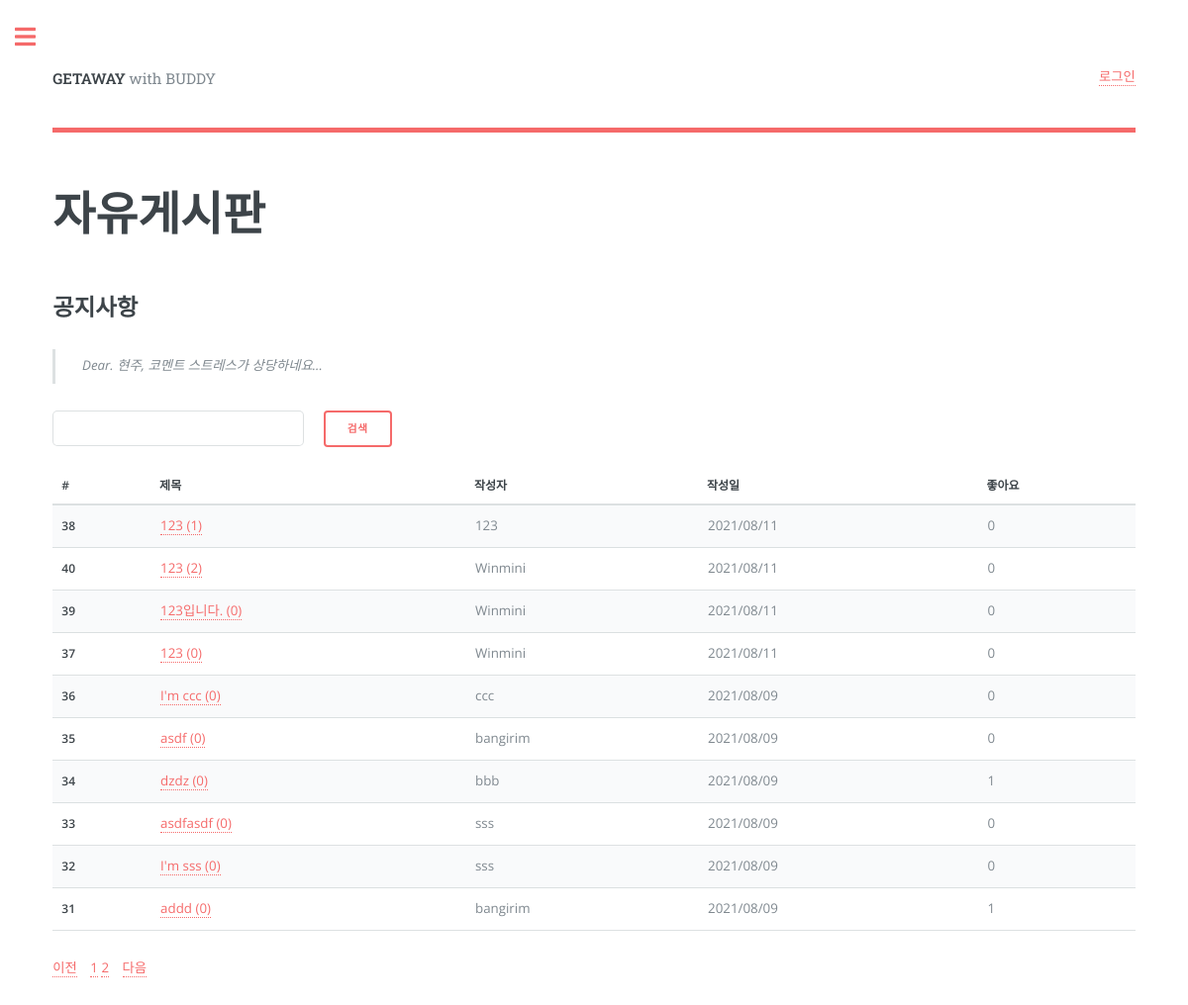
/list/, run on an earlier commit of the app's database.
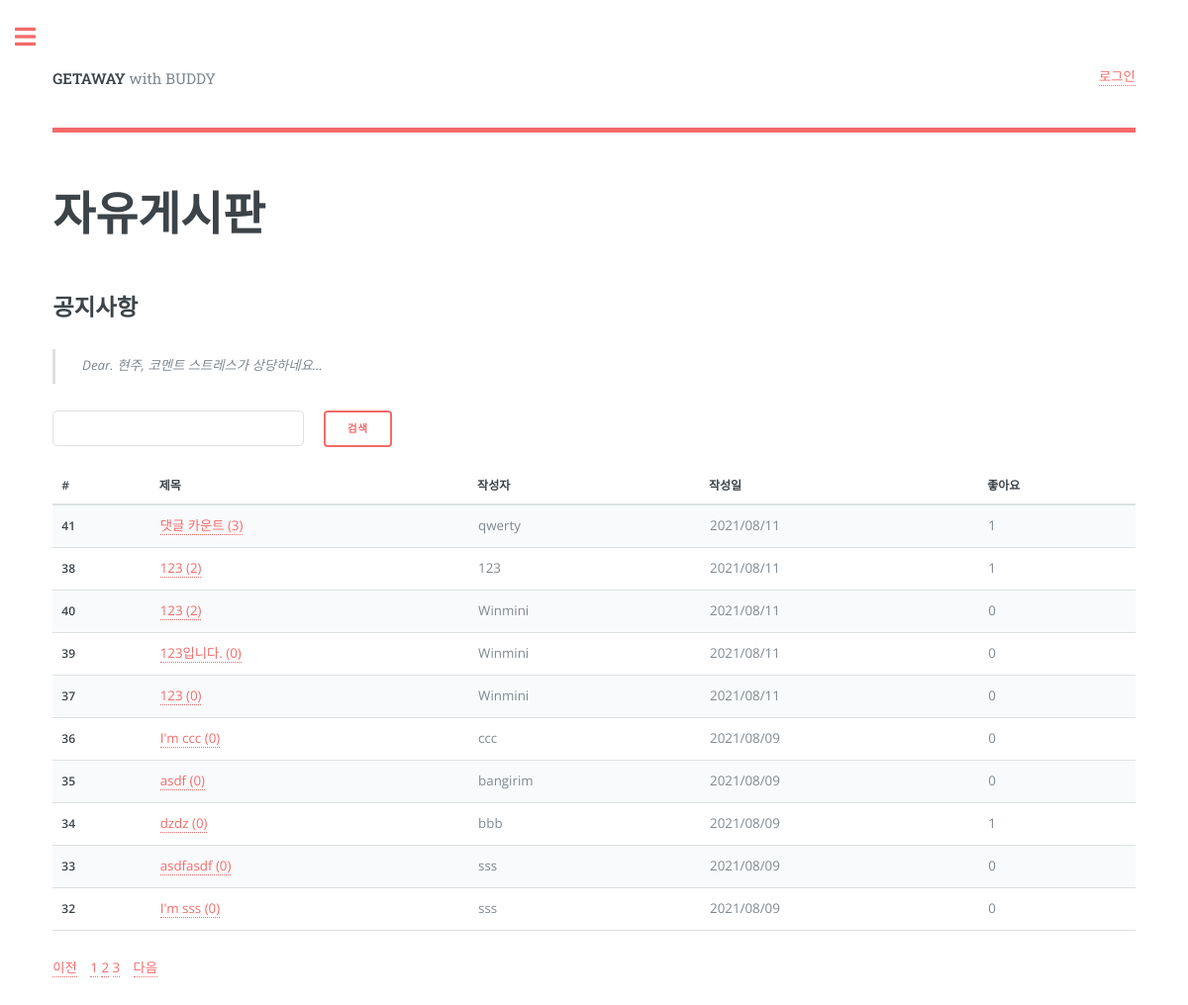
And on a later commit of the database.
### getaway/models.py (models this page shows, shortened)
class Board(models.Model):
    b_title = models.CharField(max_length=100)
    b_content = models.TextField(max_length=3000)
    b_like = models.IntegerField(default=0)
    b_comment = models.IntegerField(default=0)
    b_pubdate = models.DateTimeField(auto_now=True)
    b_user = models.ForeignKey(User, on_delete=models.DO_NOTHING, null=True, related_name='user_board')
    b_voter = models.ManyToManyField(User, related_name='voter_board')

### getaway/views.py (the view)
# urls.py: path('list/', views.b_list, name='b_list'),
def b_list(request):
    user_id = request.session.get('user')
    print(user_id)
    page = request.GET.get('page', 1)  # 페이지
    kw = request.GET.get('kw', '')  # 검색어 for search function
    listing = Board.objects.all().order_by('-b_pubdate')
    if kw:  # 이것도 for search function
        listing = listing.filter(
            Q(b_title__icontains=kw) |  # 제목검색
            Q(b_content__icontains=kw)  # | # 내용검색
        ).distinct()
    paginator = Paginator(listing, 10)  # 페이지당 10개씩 보여주기
    page_obj = paginator.get_page(page)
    context = {'listing': page_obj, 'page': page, 'kw': kw, 'user': user_id}
    return render(request, 'getaway/list.html', context)

### getaway/templates/getaway/list.html (shortened to what the changed rows need)
<!DOCTYPE HTML>
<html>
	<head>
		<link rel="stylesheet" href="../../static/assets/css/main.css" />
	</head>
	<body class="is-preload">
        <div id="wrapper">
            <div id="main">
                <div class="inner">
                    <section>
                        <header class="main">
                            <h1 style="font-family: SansSerif">자유게시판</h1>
                        </header>
                        <h2 style="font-family: SansSerif">공지사항</h2>
                        <br><br><br>
                        <div class="table-wrapper">
                            <table>
                                <thead>
                                    <tr>
                                        <th scope="col">#</th>
                                        <th scope="col">제목</th>
                                        <th scope="col">작성자</th>
                                        <th scope="col">작성일</th>
                                        <th scope="col">좋아요</th>
                                    </tr>
                                </thead>
                                <tbody>
                                    {% for post in listing %}
                                        <tr>
                                            <th scope="row">{{ post.id }}</th>
                                            <td><a href="{% url 'getaway:b_detail' post.id %}"> {{ post.b_title }}    ({{ post.b_comment }})</a></td>
                                            <td>{{ post.b_user }}</td>
                                            <td>{{ post.b_pubdate | date:"Y/m/d" }}</td>
                                            <td>{{ post.b_voter.count }}</td>
                                        </tr>
                                    {% endfor %}
                                </tbody>
                            </table>
                            <ul class="pagination justify-content-center">
                                {% for page_number in listing.paginator.page_range %}
                                    {% if page_number == listing.number %}
                                        <li class="page-item active" aria-current="page">
                                            <a class="page-link"
                                               data-page="{{ page_number }}"
                                               href="?page={{ page_number }}">{{ page_number }}</a>
                                        </li>
                                    {% else %}
                                        <li class="page-item">
                                            <a class="page-link"
                                               data-page="{{ page_number }}"
                                               href="?page={{ page_number }}">{{ page_number }}</a>
                                        </li>
                                    {% endif %}
                                {% endfor %}
                            </ul>
                        </div>
                    </section>
                </div>
            </div>
        </div>
	</body>
</html>

What changed in the data, as far as the page shows it:
no longer on this page (row unchanged): Board: id "31", b_title "addd", b_comment "0", b_user "bangirim", b_pubdate "2021/08/09", b_voter.count "1"
added Board: id "41", b_title "댓글 카운트", b_comment "3", b_user "qwerty", b_pubdate "2021/08/11", b_voter.count "1"
changed Board id 38: b_comment "1" → "2"; b_voter.count "0" → "1"
Also different on the page:
new list line: "3"
